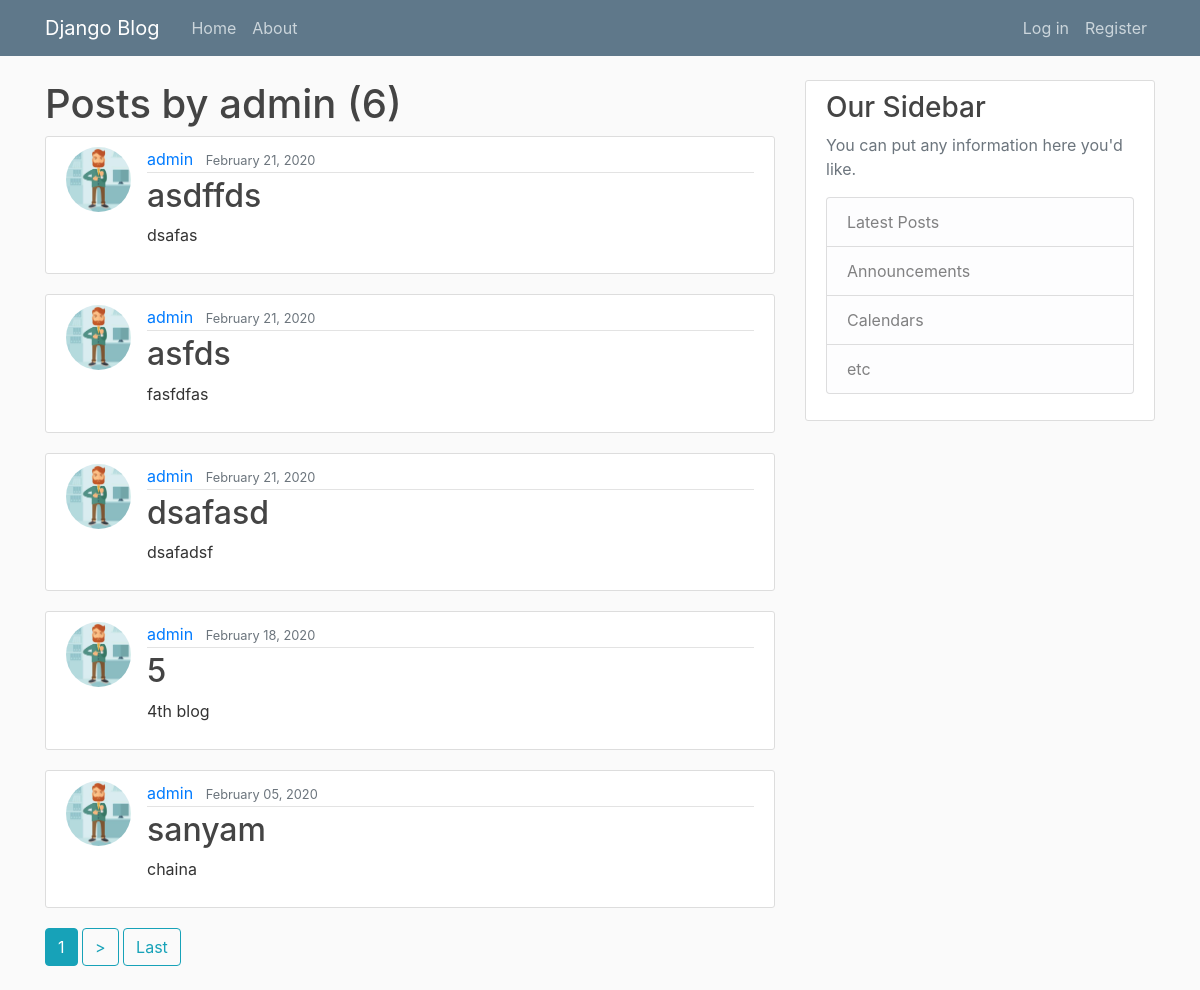
Screenshot of /user/admin/ with the database file from the repository.
### blog/models.py (models this page shows, shortened)
class Post(models.Model):
    title = models.CharField(max_length=100)
    content = models.TextField()
    date_posted = models.DateTimeField(default=timezone.now)
    author = models.ForeignKey(User, on_delete=models.CASCADE)

### users/models.py (models this page shows, shortened)
class Profile(models.Model):
    user = models.OneToOneField(User, on_delete=models.CASCADE)
    image = models.ImageField(default='default.jpg',upload_to='profile_pics')

### blog/views.py (the view)
# urls.py: path('user/<str:username>/', UserPostListView.as_view(), name="user-post"),
class UserPostListView(ListView):
    model = Post
    template_name = 'blog/user_post.html'
    context_object_name = 'posts'
    paginate_by = 5
    def get_queryset(self):
        user = get_object_or_404(User, username=self.kwargs.get('username'))
        return Post.objects.filter(author=user).order_by('-date_posted')

### blog/templates/blog/user_post.html (shortened to what this page needs)
{% extends 'blog/base.html' %}
{% block content%}
<h1>Posts by {{ view.kwargs.username }} ({{ page_obj.paginator.count }})</h1>
    {% for post in posts  %}
        <article class="media content-section">
            <img class="rounded-circle article-img" src="{{ post.author.profile.image.url }}">
            <div class="media-body">
                <div class="article-metadata">
                <a class="mr-2" href="{% url 'user-post' post.author.username %}">{{ post.author }}</a>
                <small class="text-muted">{{ post.date_posted | date:" F d, Y "}}</small>
                </div>
                <h2><a class="article-title" href="{% url 'post-detail' post.id %}">{{ post.title }}</a></h2>
                <p class="article-content">{{ post.content }}</p>
            </div>
        </article>
    {% endfor %}
    {% if is_paginated %}
        {% for num in page_obj.paginator.page_range %}
            {% if page_obj.number == num %}
                <a class= "btn btn-info mb-4" href="?page={{ num }}">{{ num }}</a>
            {% endif %}
        {% endfor %}
        {% if page_obj.has_next %}
            <a class= "btn btn-outline-info mb-4" href="?page={{ page_obj.next_page_number }}">></a>
            <a  class= "btn btn-outline-info mb-4"  href="?page={{ page_obj.paginator.num_pages }}">Last </a>
        {% endif %}
    {% endif %}
{% endblock content %}

### blog/static/blog/main.css (style rules this page uses)
body { background: #fafafa; color: #333333; margin-top: 5rem; }
h1, h2, h3, h4, h5, h6 { color: #444444; }
.content-section { background: #ffffff; padding: 10px 20px; border: 1px solid #dddddd; border-radius: 3px; margin-bottom: 20px; }
.article-title { color: #444444; }
.article-content { white-space: pre-line; }
.article-img { height: 65px; width: 65px; margin-right: 16px; }
.article-metadata { padding-bottom: 1px; margin-bottom: 4px; border-bottom: 1px solid #e3e3e3 }

### rows the page displays
Post: author.profile.image (picture), author "admin", date_posted "February 21, 2020", title "asdffds", content "dsafas"
Post: author.profile.image (picture), author "admin", date_posted "February 21, 2020", title "asfds", content "fasfdfas"
Post: author.profile.image (picture), author "admin", date_posted "February 21, 2020", title "dsafasd", content "dsafadsf"
Post: author.profile.image (picture), author "admin", date_posted "February 18, 2020", title "5", content "4th blog"
Post: author.profile.image (picture), author "admin", date_posted "February 05, 2020", title "sanyam", content "chaina"

### other values shown
{{ view.kwargs.username }} "admin"
{{ page_obj.paginator.count }} "6"
{{ num }} "1"
